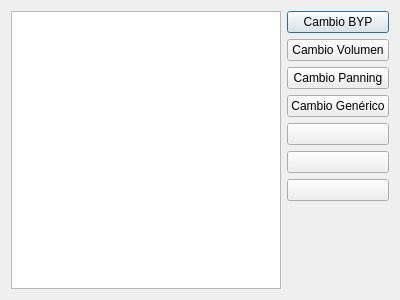
<?xml version="1.0" encoding="UTF-8"?>
<ui version="4.0">
 <class>BotonDialog</class>
 <widget class="QewExtensibleDialog" name="BotonDialog">
  <property name="geometry">
   <rect>
    <x>0</x>
    <y>0</y>
    <width>400</width>
    <height>300</height>
   </rect>
  </property>
  <property name="windowTitle">
   <string>ewExtensibleDialog</string>
  </property>
  <layout class="QHBoxLayout" name="horizontalLayout">
   <item>
    <layout class="QHBoxLayout" name="horizontalLayout_3">
     <item>
      <widget class="QListWidget" name="listWidgetFunciones"/>
     </item>
    </layout>
   </item>
   <item>
    <layout class="QVBoxLayout" name="verticalLayout">
     <item>
      <widget class="QPushButton" name="pushButton_BYP">
       <property name="text">
        <string>Cambio BYP</string>
       </property>
      </widget>
     </item>
     <item>
      <widget class="QPushButton" name="pushButton_Volumen">
       <property name="text">
        <string>Cambio Volumen</string>
       </property>
      </widget>
     </item>
     <item>
      <widget class="QPushButton" name="pushButton_Panning">
       <property name="text">
        <string>Cambio Panning</string>
       </property>
      </widget>
     </item>
     <item>
      <widget class="QPushButton" name="pushButton_Generico">
       <property name="text">
        <string>Cambio Genérico</string>
       </property>
      </widget>
     </item>
     <item>
      <widget class="QPushButton" name="pushButton_Ascender">
       <property name="text">
        <string/>
       </property>
       <property name="iconSize">
        <size>
         <width>32</width>
         <height>32</height>
        </size>
       </property>
      </widget>
     </item>
     <item>
      <widget class="QPushButton" name="pushButton_Descender">
       <property name="text">
        <string/>
       </property>
       <property name="iconSize">
        <size>
         <width>32</width>
         <height>32</height>
        </size>
       </property>
      </widget>
     </item>
     <item alignment="Qt::AlignTop">
      <widget class="QPushButton" name="pushButton_Eliminar">
       <property name="text">
        <string/>
       </property>
       <property name="iconSize">
        <size>
         <width>32</width>
         <height>32</height>
        </size>
       </property>
      </widget>
     </item>
    </layout>
   </item>
  </layout>
 </widget>
 <customwidgets>
  <customwidget>
   <class>QewExtensibleDialog</class>
   <extends>QDialog</extends>
   <header>qewextensibledialog.h</header>
   <container>1</container>
  </customwidget>
 </customwidgets>
 <resources/>
 <connections/>
</ui>
